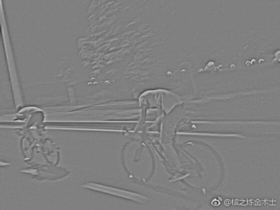
#> input picture src/lpls.png, 280 x 210 px
$ python -i ShadowDetect.py   (imports and definitions only)   (Python 2 division)
#> lines starting #> are read from the running program, lines starting #| are printed output that depends on the picture; after the words box and inside, x2 and y2 are one past the last pixel; in counts of white or black regions, pixels touching at a corner belong together
#> further down, picture is the input picture: shape (210, 280); min 52, max 221, mean 127.9
import copy
import cv2
import numpy as np

# [10 lines left out: function LogConvert, not called in this run]

def WaterShed(inputimg):

	gray = copy.deepcopy(inputimg).astype('uint8')
	img = cv2.cvtColor(gray,cv2.COLOR_GRAY2BGR)

	ret, thresh = cv2.threshold(gray, 0, 255, cv2.THRESH_BINARY_INV + cv2.THRESH_OTSU)
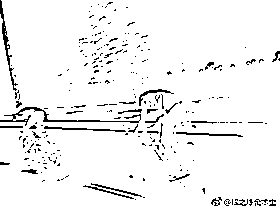
#> thresh: shape (210, 280); 94.9% white; black in thin lines or dots
#> ret = 138

	# noise removal
	kernel = np.ones((3,3),np.uint8)
	opening = cv2.morphologyEx(thresh,cv2.MORPH_OPEN,kernel, iterations = 2)
#> opening: shape (210, 280); 91.5% white; 100 black regions (82 under 20 px), largest, box (x1, y1, x2, y2) and area: (0, 0, 174, 161) 2553, (211, 197, 276, 206) 408, (84, 40, 128, 73) 343

	# sure background area
	sure_bg = cv2.dilate(opening,kernel,iterations=3)
#> sure_bg: shape (210, 280); 99.6% white; 11 black regions (9 under 20 px), largest, box (x1, y1, x2, y2) and area: (0, 116, 25, 125) 116, (0, 17, 3, 31) 23

	# Finding sure foreground area
	dist_transform = cv2.distanceTransform(opening,cv2.DIST_L2,5)
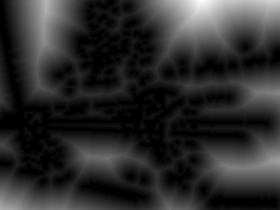
#> dist_transform: shape (210, 280) float32; min 0, max 63.58, mean 11.3; drawn with min black and max white
	ret, sure_fg = cv2.threshold(dist_transform,0.7*dist_transform.max(),255,0)
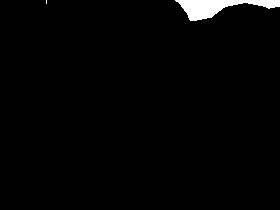
#> sure_fg: shape (210, 280) float32; 1.8% white; 2 white regions (1 under 20 px), largest, box (x1, y1, x2, y2) and area: (175, 0, 280, 21) 1036
#> ret = 44.5

	# Finding unknown region
	sure_fg = np.uint8(sure_fg)
	unknown = cv2.subtract(sure_bg,sure_fg)
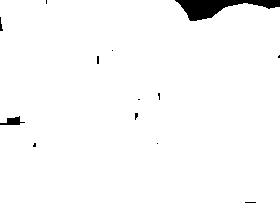
#> unknown: shape (210, 280); 97.9% white; 13 black regions (10 under 20 px), largest, box (x1, y1, x2, y2) and area: (175, 0, 280, 21) 1036, (0, 116, 25, 125) 116, (0, 17, 3, 31) 23

	# Marker labelling
	ret, markers = cv2.connectedComponents(sure_fg)
#> markers: shape (210, 280) int32; 3 distinct labels, from 0 to 2
#> ret = 3

	# Add one to all labels so that sure background is not 0, but 1
	markers = markers+1
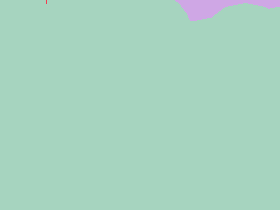
#> markers: shape (210, 280) int32; 3 distinct labels, from 1 to 3; one colour per label, 0 black

	# Now, mark the region of unknown with zero
	markers[unknown==255] = 0
#> markers: shape (210, 280) int32; 4 distinct labels, from 0 to 3

	markers = cv2.watershed(img,markers)
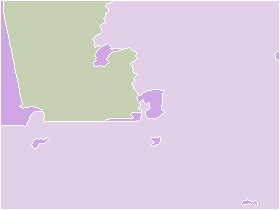
#> markers: shape (210, 280) int32; 4 distinct labels, from -1 to 3; one colour per label, 0 black, -1 white
	#m2 = copy.deepcopy(markers)
	#m2[m2 == -1] = 255
	#cv2.imwrite('water.png', m2)
	img[markers == -1] = [255,0,0]
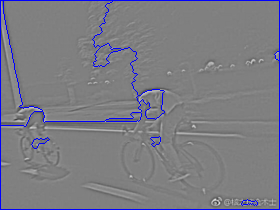
#> img: shape (210, 280, 3); 2.96% of pixels changed, all inside (x1, y1, x2, y2) = (0, 0, 280, 210)
	return img, markers

# [285 lines left out: functions BlockShadowDetect, DCmpAll3, DcmpMean, FloodFill, CatInside, RemoveSmall and 1 more, not called in this run]

# [19 lines not run here, left out]

>>> import cv2
>>> picture = cv2.imread('lpls.png', cv2.IMREAD_GRAYSCALE)
>>> result = WaterShed(picture)
